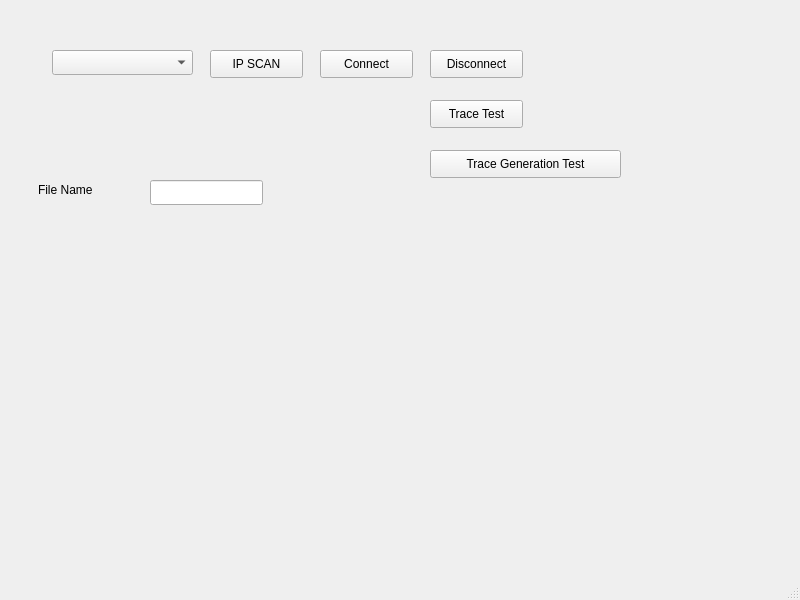
<?xml version="1.0" encoding="UTF-8"?>
<ui version="4.0">
 <class>MainWindow</class>
 <widget class="QMainWindow" name="MainWindow">
  <property name="geometry">
   <rect>
    <x>0</x>
    <y>0</y>
    <width>800</width>
    <height>600</height>
   </rect>
  </property>
  <property name="windowTitle">
   <string>MainWindow</string>
  </property>
  <widget class="QWidget" name="centralwidget">
   <widget class="QComboBox" name="comboBox">
    <property name="geometry">
     <rect>
      <x>52</x>
      <y>50</y>
      <width>141</width>
      <height>25</height>
     </rect>
    </property>
   </widget>
   <widget class="QPushButton" name="btn_ip_scan">
    <property name="geometry">
     <rect>
      <x>210</x>
      <y>50</y>
      <width>93</width>
      <height>28</height>
     </rect>
    </property>
    <property name="text">
     <string>IP SCAN</string>
    </property>
   </widget>
   <widget class="QPushButton" name="btn_connect_controller">
    <property name="geometry">
     <rect>
      <x>320</x>
      <y>50</y>
      <width>93</width>
      <height>28</height>
     </rect>
    </property>
    <property name="text">
     <string>Connect</string>
    </property>
   </widget>
   <widget class="QPushButton" name="btn_disconnect_controller">
    <property name="geometry">
     <rect>
      <x>430</x>
      <y>50</y>
      <width>93</width>
      <height>28</height>
     </rect>
    </property>
    <property name="text">
     <string>Disconnect</string>
    </property>
   </widget>
   <widget class="QPushButton" name="btn_trace_test">
    <property name="geometry">
     <rect>
      <x>430</x>
      <y>100</y>
      <width>93</width>
      <height>28</height>
     </rect>
    </property>
    <property name="text">
     <string>Trace Test</string>
    </property>
   </widget>
   <widget class="QLineEdit" name="ledit_data_file_name">
    <property name="geometry">
     <rect>
      <x>150</x>
      <y>180</y>
      <width>113</width>
      <height>25</height>
     </rect>
    </property>
   </widget>
   <widget class="QLabel" name="label">
    <property name="geometry">
     <rect>
      <x>38</x>
      <y>180</y>
      <width>91</width>
      <height>20</height>
     </rect>
    </property>
    <property name="text">
     <string>File Name</string>
    </property>
   </widget>
   <widget class="QPushButton" name="btn_trace_generation_test">
    <property name="geometry">
     <rect>
      <x>430</x>
      <y>150</y>
      <width>191</width>
      <height>28</height>
     </rect>
    </property>
    <property name="text">
     <string>Trace Generation Test</string>
    </property>
   </widget>
  </widget>
  <widget class="QMenuBar" name="menubar">
   <property name="geometry">
    <rect>
     <x>0</x>
     <y>0</y>
     <width>800</width>
     <height>25</height>
    </rect>
   </property>
  </widget>
  <widget class="QStatusBar" name="statusbar"/>
 </widget>
 <resources/>
 <connections/>
</ui>
